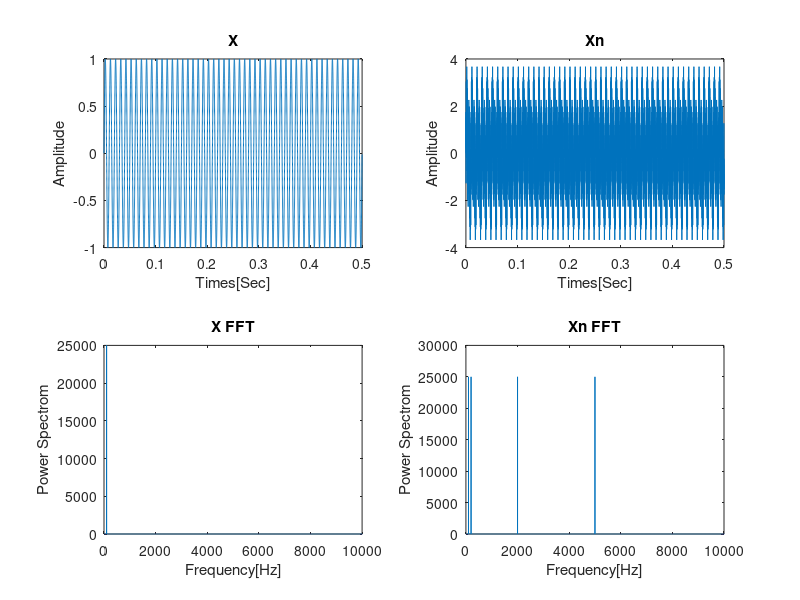

This chart was generated by the following MATLAB code: (Note: this script raises an error after producing the figure.)
clear all; close all;
%% Question 3
%% A:
% Sampling
fs = 50000;     % Sampling rate [Hz]
Ts = 1/fs;     % Sampling period [s]
fNy = fs / 5;  % Nyquist frequency [Hz]
duration = 1; % Duration [s]
t = 0 : Ts : duration-Ts; % Time vector
% Original signal
x = sin(pi*200* t);
% Harmonics
x1 = sin(2 .* pi .* 200 .* t);
x2 = sin(2 .* pi .* 2000 .* t);
x3 = sin(2 .* pi .* 5000 .* t);
% Contaminated signal
xn = x + x1 + x2 + x3;


noSamples = length(t);    % Number of samples
% Frequency analysis
f = 0 : fs/noSamples : fs - fs/noSamples; % Frequency vector
% FFT

x_fft = abs(fft(x));
xn_fft = abs(fft(xn));
%Cut half of amplituds for non-symmentry harmonies
xn_fft=xn_fft(1:length(xn_fft)/2);
x= x((1:length(x)/2));
xn=xn(1:length(xn)/2);
x_fft=x_fft(1:length(x_fft)/2);
t=t((1:length(t)/2));
f=f((1:length(f)/2));

%% Plot
figure(1);
subplot(2,2,1);
plot(t, x);
title("X")
ylabel('Amplitude')
xlabel('Times[Sec]')

subplot(2,2,2);
plot(t, xn);
title("Xn")
ylabel('Amplitude')
xlabel('Times[Sec]')

subplot(2,2,3);
plot(f,x_fft);
title("X FFT")
ylabel('Power Spectrom')
xlabel('Frequency[Hz]')
xlim([0 fNy]);

subplot(2,2,4);
plot(f,xn_fft);
title("Xn FFT")
ylabel('Power Spectrom')
xlabel('Frequency[Hz]')
xlim([0 fNy]);
%% B:
freqlowpass = 300; % low pass [Hz]
xnfftlowpass = lowpass(xn,freqlowpass,fs);
%Plot
figure()
pspectrum(xnfftlowpass,fs)
ylabel('Power Spectrom')
xlabel('Frequency[KHz]')
title("Low pass, freq: " + freqlowpass +"[Hz]")

%% C
order =2;
LP_FIR = dsp.FIRFilter('Numerator',order);
SA     = dsp.SpectrumAnalyzer('SampleRate',fs);
requiredSamples = 1536;
lenxn = length(xn);
perrun = floor(lenxn/requiredSamples);
for i=1: requiredSamples+26 % Must run required samples times for spectrum analyzer
    y = LP_FIR(xn(perrun*(i-1)+1:perrun*i));
    step(SA,y);
end
